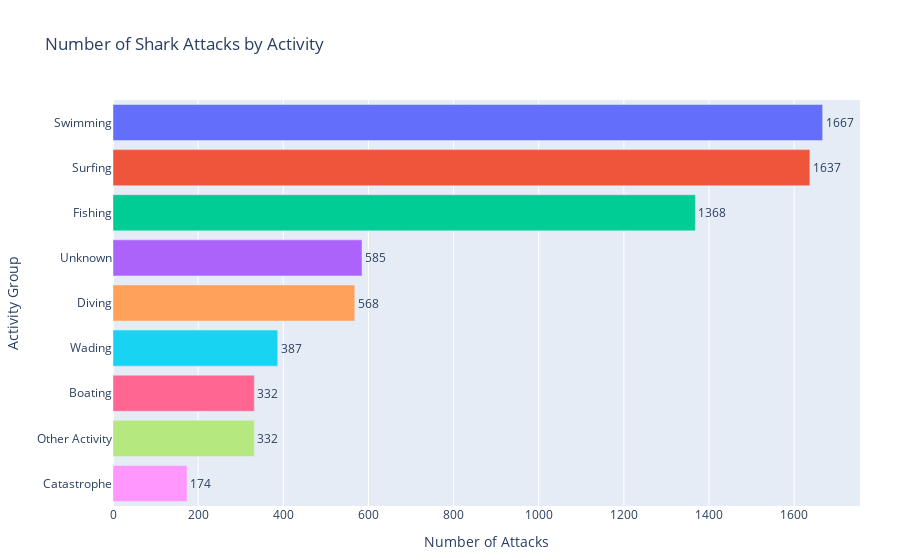

Notebook source saved alongside this figure:
### Markdown cell above
#### 1. Activity groups related to shark attacks

### Code cell
import plotly.express as px

# Count the number of attacks per activity group
activity_counts = df['Activity_group'].value_counts().reset_index()
activity_counts.columns = ['Activity Group', 'Number of Attacks']

# Create a horizontal bar chart
fig = px.bar(activity_counts,
             x='Number of Attacks',
             y='Activity Group',
             color='Activity Group',
             orientation='h',  # make it horizontal
             title='Number of Shark Attacks by Activity',
             text='Number of Attacks')

# Adjust text and layout
fig.update_traces(textposition='outside')
fig.update_layout(xaxis_title='Number of Attacks',
                  yaxis_title='Activity Group',
                  showlegend=False,
                  margin=dict(t=100, b=40, l=100, r=40))
fig.show()

### Figure 1 — Plotly figure (JSON) as saved in the notebook; plotly's stock layout.template omitted (floating-point values rounded to 4 significant figures)
{"data": [{"alignmentgroup": "True", "hovertemplate": "Activity Group=%{y}<br>Number of Attacks=%{text}<extra></extra>", "legendgroup": "Swimming", "marker": {"color": "#636efa", "pattern": {"shape": ""}}, "name": "Swimming", "offsetgroup": "Swimming", "orientation": "h", "showlegend": true, "text": [1667], "textposition": "outside", "type": "bar", "x": [1667], "xaxis": "x", "y": ["Swimming"], "yaxis": "y"}, {"alignmentgroup": "True", "hovertemplate": "Activity Group=%{y}<br>Number of Attacks=%{text}<extra></extra>", "legendgroup": "Surfing", "marker": {"color": "#EF553B", "pattern": {"shape": ""}}, "name": "Surfing", "offsetgroup": "Surfing", "orientation": "h", "showlegend": true, "text": [1637], "textposition": "outside", "type": "bar", "x": [1637], "xaxis": "x", "y": ["Surfing"], "yaxis": "y"}, {"alignmentgroup": "True", "hovertemplate": "Activity Group=%{y}<br>Number of Attacks=%{text}<extra></extra>", "legendgroup": "Fishing", "marker": {"color": "#00cc96", "pattern": {"shape": ""}}, "name": "Fishing", "offsetgroup": "Fishing", "orientation": "h", "showlegend": true, "text": [1368], "textposition": "outside", "type": "bar", "x": [1368], "xaxis": "x", "y": ["Fishing"], "yaxis": "y"}, {"alignmentgroup": "True", "hovertemplate": "Activity Group=%{y}<br>Number of Attacks=%{text}<extra></extra>", "legendgroup": "Unknown", "marker": {"color": "#ab63fa", "pattern": {"shape": ""}}, "name": "Unknown", "offsetgroup": "Unknown", "orientation": "h", "showlegend": true, "text": [585], "textposition": "outside", "type": "bar", "x": [585], "xaxis": "x", "y": ["Unknown"], "yaxis": "y"}, {"alignmentgroup": "True", "hovertemplate": "Activity Group=%{y}<br>Number of Attacks=%{text}<extra></extra>", "legendgroup": "Diving", "marker": {"color": "#FFA15A", "pattern": {"shape": ""}}, "name": "Diving", "offsetgroup": "Diving", "orientation": "h", "showlegend": true, "text": [568], "textposition": "outside", "type": "bar", "x": [568], "xaxis": "x", "y": ["Diving"], "yaxis": "y"}, {"alignmentgroup": "True", "hovertemplate": "Activity Group=%{y}<br>Number of Attacks=%{text}<extra></extra>", "legendgroup": "Wading", "marker": {"color": "#19d3f3", "pattern": {"shape": ""}}, "name": "Wading", "offsetgroup": "Wading", "orientation": "h", "showlegend": true, "text": [387], "textposition": "outside", "type": "bar", "x": [387], "xaxis": "x", "y": ["Wading"], "yaxis": "y"}, {"alignmentgroup": "True", "hovertemplate": "Activity Group=%{y}<br>Number of Attacks=%{text}<extra></extra>", "legendgroup": "Boating", "marker": {"color": "#FF6692", "pattern": {"shape": ""}}, "name": "Boating", "offsetgroup": "Boating", "orientation": "h", "showlegend": true, "text": [332], "textposition": "outside", "type": "bar", "x": [332], "xaxis": "x", "y": ["Boating"], "yaxis": "y"}, {"alignmentgroup": "True", "hovertemplate": "Activity Group=%{y}<br>Number of Attacks=%{text}<extra></extra>", "legendgroup": "Other Activity", "marker": {"color": "#B6E880", "pattern": {"shape": ""}}, "name": "Other Activity", "offsetgroup": "Other Activity", "orientation": "h", "showlegend": true, "text": [332], "textposition": "outside", "type": "bar", "x": [332], "xaxis": "x", "y": ["Other Activity"], "yaxis": "y"}, {"alignmentgroup": "True", "hovertemplate": "Activity Group=%{y}<br>Number of Attacks=%{text}<extra></extra>", "legendgroup": "Catastrophe", "marker": {"color": "#FF97FF", "pattern": {"shape": ""}}, "name": "Catastrophe", "offsetgroup": "Catastrophe", "orientation": "h", "showlegend": true, "text": [174], "textposition": "outside", "type": "bar", "x": [174], "xaxis": "x", "y": ["Catastrophe"], "yaxis": "y"}], "layout": {"barmode": "relative", "legend": {"title": {"text": "Activity Group"}, "tracegroupgap": 0}, "margin": {"b": 40, "l": 100, "r": 40, "t": 100}, "showlegend": false, "title": {"text": "Number of Shark Attacks by Activity"}, "xaxis": {"anchor": "y", "domain": [0, 1], "title": {"text": "Number of Attacks"}}, "yaxis": {"anchor": "x", "categoryarray": ["Catastrophe", "Other Activity", "Boating", "Wading", "Diving", "Unknown", "Fishing", "Surfing", "Swimming"], "categoryorder": "array", "domain": [0, 1], "title": {"text": "Activity Group"}}}}
